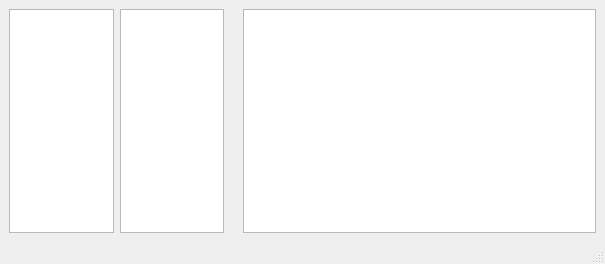
<?xml version="1.0" encoding="UTF-8"?>
<ui version="4.0">
 <class>MainWindow</class>
 <widget class="QMainWindow" name="MainWindow">
  <property name="geometry">
   <rect>
    <x>0</x>
    <y>0</y>
    <width>605</width>
    <height>264</height>
   </rect>
  </property>
  <property name="windowTitle">
   <string>MainWindow</string>
  </property>
  <widget class="QWidget" name="centralwidget">
   <layout class="QHBoxLayout" name="horizontalLayout_2" stretch="2,2,7">
    <item>
     <widget class="QListWidget" name="pic_listWidget"/>
    </item>
    <item>
     <widget class="QListWidget" name="result_listWidget"/>
    </item>
    <item>
     <layout class="QHBoxLayout" name="horizontalLayout">
      <item>
       <widget class="QLabel" name="pic_label">
        <property name="text">
         <string/>
        </property>
       </widget>
      </item>
      <item>
       <widget class="QTextEdit" name="pic_textEdit"/>
      </item>
     </layout>
    </item>
   </layout>
  </widget>
  <widget class="QMenuBar" name="menubar">
   <property name="geometry">
    <rect>
     <x>0</x>
     <y>0</y>
     <width>605</width>
     <height>23</height>
    </rect>
   </property>
  </widget>
  <widget class="QStatusBar" name="statusbar"/>
 </widget>
 <resources/>
 <connections/>
</ui>
